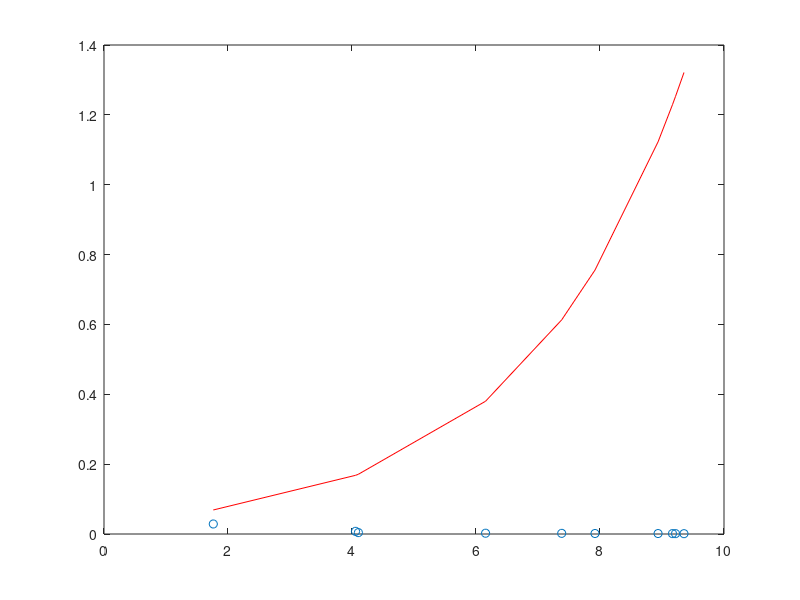

Reproduce this figure in MATLAB.
clear all
close all
clc

x = [1.7627    4.0571    4.1027    6.1543    7.3821    7.9194    8.9365    9.1690    9.2181    9.3547]';
y = [5.9044   11.4262   15.8872   21.0518   23.0857   26.3197   27.3933   29.9518   31.0830   32.5721]';

% apartado a)
y = 1./(y.*y);
yp = log(y); 
% solucion del problema lineal
sol = polyfit(x,yp,1); 
B = sol(1); C = sol(2); 

% calculamos los parámetros de la exponencial
A = exp(C); 
plot (x,y,'o');
hold on;
plot (x, A*exp((-B)*x), 'r'); hold off;
